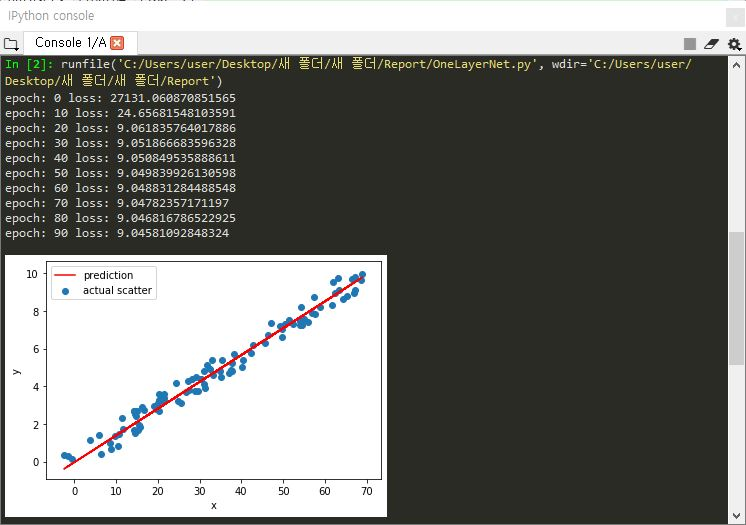
#> input picture OneLayerNet.JPG, 746 x 525 px
$ python image_hist.py
#> lines starting #> are read from the running program, lines starting #| are printed output that depends on the picture
# -*- coding: utf-8 -*-
"""
Created on Thu Oct 10 03:26:02 2019

@author: user
"""

import numpy as np
import matplotlib.pyplot as plt
from PIL import Image

def histscale(pix): # histogram scaling(linear.ver)
    x = np.array(pix,dtype = np.uint8)
    Max = np.max(x)
    Min = np.min(x)
    a = np.uint8(255/(Max - Min)*(x - Min))
    return a

def cdf(x, w, h):  # image CDF x = image / w = width / h = height
    y = x.cumsum() / (w * h)
    return y

def histequal(pix): # histogram equalization x = image / w = width / h = height
    x = np.array(pix,dtype = np.uint8)
    w, h = pix.size
    t = np.zeros((h,w),dtype = np.uint8)
    hist,bin = np.histogram(x,256,[0,256])
    imcdf = np.uint8(cdf(hist, w, h) * 255)

    for i in range(h): # repeat row
        for j in range(w): # repeat col
            t[i,j] = imcdf[x[i,j]]
    return t

imname = input("Image name : ")
#> the answer given: OneLayerNet.JPG

try:
    im = Image.open(imname)
#> im is the input picture: PIL image 746x525 RGB; mean R, G, B 122.4, 123.1, 119.2
    if im.mode != 'L':
        im = im.convert('L')
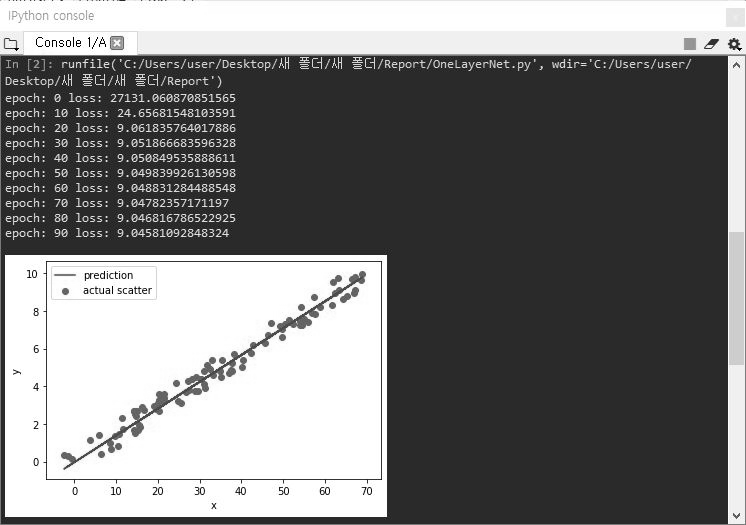
#> im: PIL image 746x525 L; min 0, max 255, mean 122.5
    plt.subplot(1,3,1)
    plt.imshow(im)

    im1 = Image.fromarray(histscale(im))
#> in histscale, `Max = np.max(x)`: Max = 255
#> in histscale, `Min = np.min(x)`: Min = 0
    plt.subplot(1,3,2)
    plt.imshow(im1)

    im2 = Image.fromarray(histequal(im),'L')
#> in histequal, `hist,bin = np.histogram(x,256,[0,256])`: hist = 256 values, max 188035 at index 42, min 3 at index 10, mean 1529.9; bin = 257 values from 0 to 256
#> in cdf, `y = x.cumsum() / (w * h)`: y = 256 values from 0.000237 to 1
#> in histequal, `imcdf = np.uint8(cdf(hist, w, h) * 255)`: imcdf = 256 values from 0 to 255
#> after the loop in histequal, `for i in range(h):`:
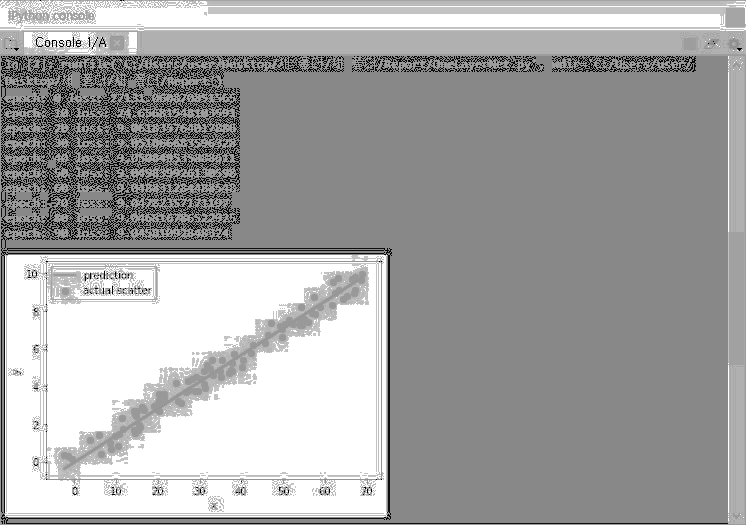
#> t: shape (525, 746); min 0, max 255, mean 164.1

    plt.subplot(1,3,3)
    plt.imshow(im2)
except:
    print("file doesn't exist")
    del imname

# All processes are using uint8 data type
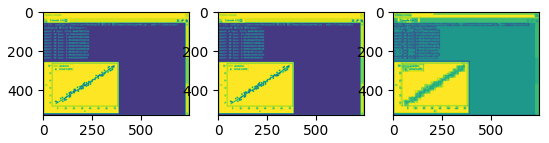
#> figure drawn by matplotlib, 3 panels
